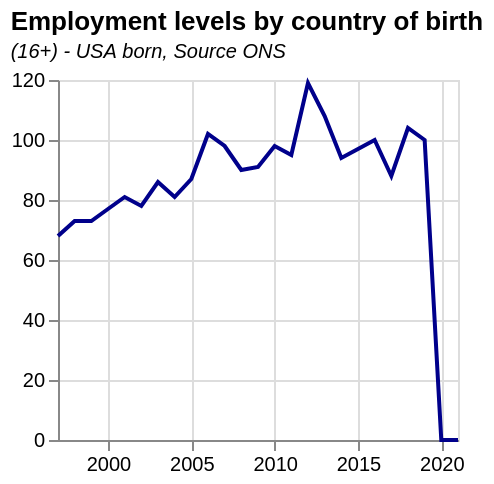

Source (Vega-Lite JSON):
### Vega-Lite specification from a JSON file in a GitHub repository (floating-point values rounded to 4 significant figures)
{"$schema": "https://vega.github.io/schema/vega-lite/v5.json", "title": {"text": "Employment levels by country of birth ", "subtitle": ["(16+) - USA born, Source ONS"], "subtitleFontStyle": "italic", "subtitleFontSize": 10, "anchor": "start", "color": "black"}, "data": {"values": [{"date": "1997", "label": "1997", "month": "", "quarter": "", "sourceDataset": "LMS", "updateDate": "2015-10-13T23:00:00.000Z", "value": "68", "year": "1997"}, {"date": "1998", "label": "1998", "month": "", "quarter": "", "sourceDataset": "LMS", "updateDate": "2015-10-13T23:00:00.000Z", "value": "73", "year": "1998"}, {"date": "1999", "label": "1999", "month": "", "quarter": "", "sourceDataset": "LMS", "updateDate": "2015-10-13T23:00:00.000Z", "value": "73", "year": "1999"}, {"date": "2000", "label": "2000", "month": "", "quarter": "", "sourceDataset": "LMS", "updateDate": "2015-10-13T23:00:00.000Z", "value": "77", "year": "2000"}, {"date": "2001", "label": "2001", "month": "", "quarter": "", "sourceDataset": "LMS", "updateDate": "2015-10-13T23:00:00.000Z", "value": "81", "year": "2001"}, {"date": "2002", "label": "2002", "month": "", "quarter": "", "sourceDataset": "LMS", "updateDate": "2015-10-13T23:00:00.000Z", "value": "78", "year": "2002"}, {"date": "2003", "label": "2003", "month": "", "quarter": "", "sourceDataset": "LMS", "updateDate": "2015-10-13T23:00:00.000Z", "value": "86", "year": "2003"}, {"date": "2004", "label": "2004", "month": "", "quarter": "", "sourceDataset": "LMS", "updateDate": "2015-10-13T23:00:00.000Z", "value": "81", "year": "2004"}, {"date": "2005", "label": "2005", "month": "", "quarter": "", "sourceDataset": "LMS", "updateDate": "2015-10-13T23:00:00.000Z", "value": "87", "year": "2005"}, {"date": "2006", "label": "2006", "month": "", "quarter": "", "sourceDataset": "LMS", "updateDate": "2015-10-13T23:00:00.000Z", "value": "102", "year": "2006"}, {"date": "2007", "label": "2007", "month": "", "quarter": "", "sourceDataset": "LMS", "updateDate": "2015-10-13T23:00:00.000Z", "value": "98", "year": "2007"}, {"date": "2008", "label": "2008", "month": "", "quarter": "", "sourceDataset": "LMS", "updateDate": "2015-10-13T23:00:00.000Z", "value": "90", "year": "2008"}, {"date": "2009", "label": "2009", "month": "", "quarter": "", "sourceDataset": "LMS", "updateDate": "2019-02-19T00:00:00.000Z", "value": "91", "year": "2009"}, {"date": "2010", "label": "2010", "month": "", "quarter": "", "sourceDataset": "LMS", "updateDate": "2019-02-19T00:00:00.000Z", "value": "98", "year": "2010"}, {"date": "2011", "label": "2011", "month": "", "quarter": "", "sourceDataset": "LMS", "updateDate": "2015-10-13T23:00:00.000Z", "value": "95", "year": "2011"}, {"date": "2012", "label": "2012", "month": "", "quarter": "", "sourceDataset": "LMS", "updateDate": "2015-10-13T23:00:00.000Z", "value": "119", "year": "2012"}, {"date": "2013", "label": "2013", "month": "", "quarter": "", "sourceDataset": "LMS", "updateDate": "2015-10-13T23:00:00.000Z", "value": "108", "year": "2013"}, {"date": "2014", "label": "2014", "month": "", "quarter": "", "sourceDataset": "LMS", "updateDate": "2015-10-13T23:00:00.000Z", "value": "94", "year": "2014"}, {"date": "2015", "label": "2015", "month": "", "quarter": "", "sourceDataset": "LMS", "updateDate": "2019-02-19T00:00:00.000Z", "value": "97", "year": "2015"}, {"date": "2016", "label": "2016", "month": "", "quarter": "", "sourceDataset": "LMS", "updateDate": "2017-02-15T00:00:00.000Z", "value": "100", "year": "2016"}, {"date": "2017", "label": "2017", "month": "", "quarter": "", "sourceDataset": "LMS", "updateDate": "2019-02-19T00:00:00.000Z", "value": "88", "year": "2017"}, {"date": "2018", "label": "2018", "month": "", "quarter": "", "sourceDataset": "LMS", "updateDate": "2019-02-19T00:00:00.000Z", "value": "104", "year": "2018"}, {"date": "2019", "label": "2019", "month": "", "quarter": "", "sourceDataset": "LMS", "updateDate": "2020-02-18T00:00:00.000Z", "value": "100", "year": "2019"}, {"date": "2020", "label": "2020", "month": "", "quarter": "", "sourceDataset": "LMS", "updateDate": "2021-07-14T23:00:00.000Z", "value": "", "year": "2020"}, {"date": "2021", "label": "2021", "month": "", "quarter": "", "sourceDataset": "LMS", "updateDate": "2022-02-15T00:00:00.000Z", "value": "", "year": "2021"}], "format": {"parse": {"date": "date"}}}, "mark": {"type": "line", "color": "darkblue"}, "height": 180, "width": 200, "encoding": {"x": {"field": "date", "type": "temporal", "title": ""}, "y": {"field": "value", "type": "quantitative", "title": null}}, "config": {}}
